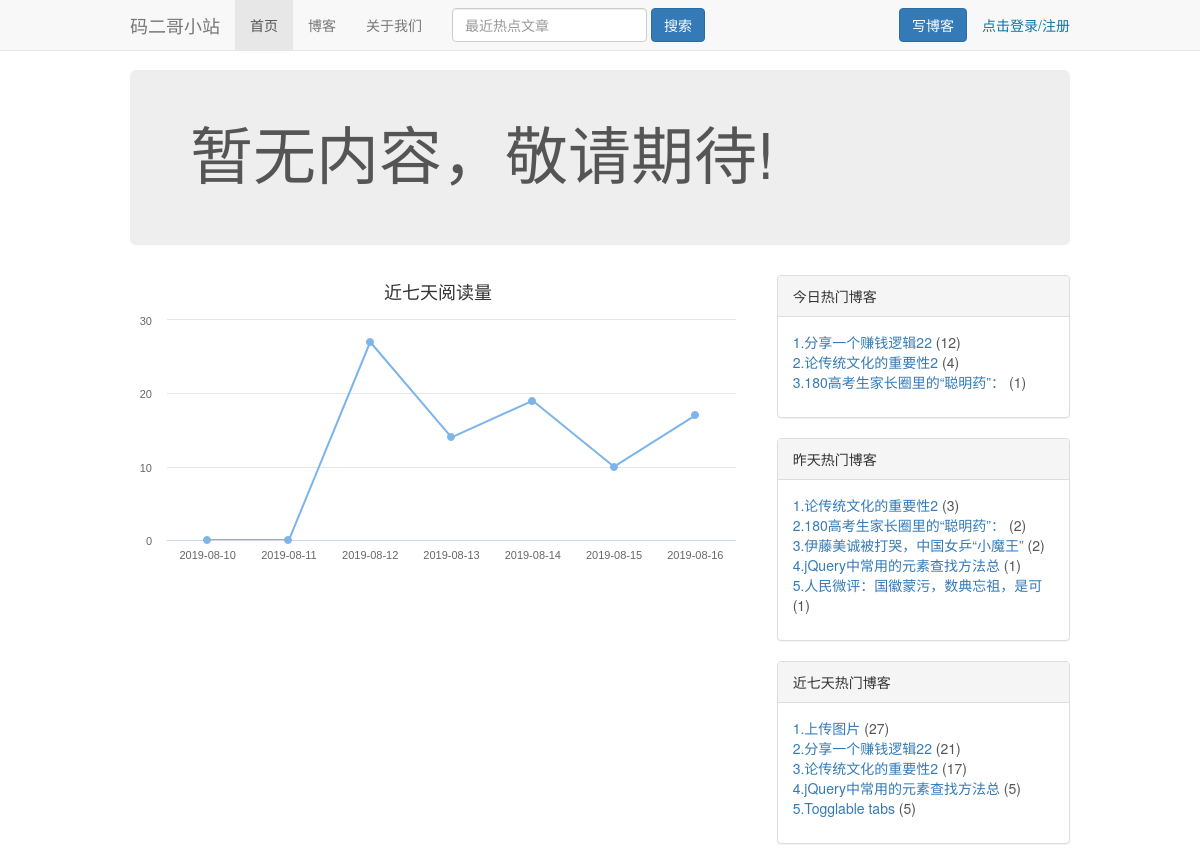
The page / on the database its author committed.
### blog/models.py (models this page shows, shortened)
class Blog(models.Model):
    title = models.CharField(max_length=50, verbose_name='文章标题')
    blog_category = models.ForeignKey(BlogCategory, on_delete=models.DO_NOTHING, verbose_name='文章类型')
    content = RichTextUploadingField(verbose_name='正文')
    author = models.ForeignKey(Profile, related_name='blog_user', on_delete=models.DO_NOTHING, verbose_name='作者')
    create_time = models.DateTimeField(auto_now_add=True, verbose_name='创建时间')
    update_time = models.DateTimeField(auto_now=True)
    is_init = models.BooleanField(verbose_name='是否原创', default=True)
    init_address = models.URLField(verbose_name='原文地址', null=True, blank=True)
    is_replay = models.BooleanField(verbose_name='是否开启留言', default=True)
    aor = GenericRelation(AmountOfReading, related_query_name='blog')
    class Meta:
        verbose_name = "博客信息"
        verbose_name_plural = verbose_name
        ordering = ['-create_time']

### myblog/views.py (the view)
# urls.py: path('', index, name='index'),
def index(request):
    reading_data = []
    reading_date = []
    today = timezone.now().date()
    for i in range(6, -1, -1):
        date =today - datetime.timedelta(days=i)
        reading_date.append(date.strftime('%Y-%m-%d'))
        content_type = ContentType.objects.get_for_model(Blog)
        obj_res = AmountOfReading.objects.filter(reading_date=date, content_type=content_type).aggregate(sum_num=Sum('read_num'))
        reading_data.append(obj_res['sum_num'] or 0)
    todays = get_oneday_hot_blogs(today, 'today')
    yesterday = get_oneday_hot_blogs(today - datetime.timedelta(days=1), 'yesterday')
    seven_days = get_somedays_later_hot_blogs(today-datetime.timedelta(days=6), 'sevenday')
    return render(request, 'index.html', {'reading_data': reading_data, 'reading_date': reading_date, 'today': todays, 'yesterday': yesterday, 'seven_days': seven_days})

### blog/utils.py (called while the page is built)
def get_oneday_hot_blogs(date, cache_name):
    if cache.get(cache_name) is None:
        content_type = ContentType.objects.get_for_model(Blog)
        obj_res = Blog.objects.filter(aor__reading_date=date, aor__content_type=content_type).values('id','title', 'aor__read_num') \
                                                                .order_by('-aor__read_num')[:5]
        cache.set(cache_name, obj_res, 60)
    else:
        obj_res = cache.get(cache_name)
    return obj_res

def get_somedays_later_hot_blogs(date, cache_name):
    if cache.get(cache_name) is None:
        content_type = ContentType.objects.get_for_model(Blog)
        obj_res = Blog.objects.filter(aor__reading_date__gte=date, aor__content_type=content_type) \
                      .values('aor__object_id', 'title') \
                      .annotate(read_sum=Sum('aor__read_num')).order_by('-read_sum')[:5]
        cache.set(cache_name, obj_res, 1)
    else:
        obj_res = cache.get(cache_name)
    return obj_res

### templates/index.html (shortened to what this page needs)
{% extends 'base.html' %}
{% load staticfiles %}
{% block content %}
      <div class="jumbotron">
        <h1>暂无内容，敬请期待!</h1>
      </div>
    <div class="row">
        <div class="col-sm-8 blog-main">
             <div id="cont" style="max-width:800px;height:300px" class="center-block"></div>
        </div>
        <div class="col-sm-4 blog-sidebar">
            <div class="panel panel-default">
              <div class="panel-heading">今日热门博客</div>
              <div class="panel-body">
                <ol class="list-unstyled">
                {% for i in today %}
                    <li><a href="{% url 'blog_detail' i.id %}">{{ forloop.counter }}.{{ i.title|truncatechars:17 }}</a> ({{ i.aor__read_num }})</li>
                    {% empty %}
                    暂无博客
                {% endfor %}
                </ol>
              </div>
            </div>
            <div class="panel panel-default">
              <div class="panel-heading">昨天热门博客</div>
              <div class="panel-body">
                <ol class="list-unstyled">
                {% for i in yesterday %}
                    <li><a href="{% url 'blog_detail' i.id %}">{{ forloop.counter }}.{{ i.title|truncatechars:17 }}</a> ({{ i.aor__read_num }})</li>
                    {% empty %}
                    暂无博客
                {% endfor %}
                </ol>
              </div>
            </div>
            <div class="panel panel-default">
              <div class="panel-heading">近七天热门博客</div>
              <div class="panel-body">
                <ol class="list-unstyled">
                {% for i in seven_days %}
                    <li><a href="{% url 'blog_detail' i.aor__object_id %}">{{ forloop.counter }}.{{ i.title|truncatechars:17 }}</a> ({{ i.read_sum }})</li>
                {% empty %}
                    暂无博客
                {% endfor %}
                </ol>
              </div>
            </div>
        </div>
    </div>
 {% endblock %}

### templates/base.html (shortened to what this page needs)
{% load staticfiles %}
{% load notifications_tags %}
{% notifications_unread as unread_count %}
<!DOCTYPE html>
<html lang="zh-CN">
  <head>
    <link href="{% static 'bootstrap-3.3.7/css/bootstrap.min.css' %}" rel="stylesheet">
    <link href="{% static 'css/blog.css' %}" rel="stylesheet">
  </head>
  <body>
    <nav class="navbar navbar-default navbar-fixed-top">
      <div class="container">
        <div class="navbar-header">
          <a class="navbar-brand" href="{% url 'index' %}">码二哥小站</a>
        </div>
        <div id="navbar" class="navbar-collapse collapse">
          <ul class="nav navbar-nav">
              {% block active %}
            <li class="active"><a href="/">首页</a></li>
            <li><a href="{% url 'blog' %}">博客</a></li>
            <li><a href="{% url 'aboutus' %}">关于我们</a></li>
              {% endblock %}
          </ul>
         <form class="navbar-form navbar-left" method="get" action="{% url 'search' %}">
            <div class="form-group">
              <input name="keyword" type="text" class="form-control" placeholder="最近热点文章">
            </div>
            <input type="submit" class="btn btn-primary" value="搜索"/>
          </form>
        {% if request.user.is_authenticated %}
          <ul class="nav navbar-nav navbar-right">
            <li class="dropdown">
              <a href="#" class="dropdown-toggle" data-toggle="dropdown" role="button" aria-haspopup="true" aria-expanded="false">你好:{{ request.user.username }}
{% if unread_count %}
                        <svg viewBox="0 0 8 8"
                             width="8px"
                             height="8px"
                             id="my_svg"
                             >
                            <circle cx="4"
                                    cy="4"
                                    r="4"
                                    fill="#ff6b6b"
                                    ></circle>
                        </svg>
{% endif %}
                  <span class="caret" id="user_info" ></span>
              </a>
              <ul class="dropdown-menu">
                <li><a href="{% url 'homepage' request.user.user_profile.id %}">个人主页</a></li>
                <li><a href="{% url 'message' %}">我的消息 <span class="badge live_notify_badge">{{ unread_count }}</span></a></li>
                <li><a href="{% url 'my_favourite' %}">我的收藏</a></li>
                <li><a href="/admin/">后台管理</a></li>
                <li role="separator" class="divider"></li>
                <li class="dropdown-header">用户功能</li>
                <li><a href="{% url 'modify_info' %}">修改个人信息</a></li>
                <li><a href="{% url 'logout' %}">退出</a></li>
              </ul>
            </li>
          </ul>
        {% else %}
          <ul class="nav navbar-nav navbar-right">
            <li><a href="{% url 'login' %}"><span style="color: #0f74a8">点击登录/注册</span></a></li>
          </ul>
        {% endif %}
          <a type="button" class="btn btn-primary navbar-btn pull-right" href="{% url 'generate' %}">
          写博客
         </a>
        </div>
      </div>
    </nav>
    <div class="container">
    {% block content %}{% endblock %}
    </div>
</body>
</html>

### static/css/blog.css (style rules this page uses)
body { color: #555; padding-top: 70px; min-height: 100%; }
h1, .h1, h2, .h2, h3, .h3, h4, .h4, h5, .h5, h6, .h6 { margin-top: 0; font-family: "Helvetica Neue", Helvetica, Arial, sans-serif; font-weight: normal; color: #333; }
@media (min-width: 1200px) { .container { width: 970px; } }
.blog-main { font-size: 18px; line-height: 1.5; }

### rows shown on the page
Blog: title "分享一个赚钱逻辑22", aor__read_num "12", read_sum "21"
Blog: title "论传统文化的重要性2", aor__read_num "4", aor__read_num "3"
Blog: title "180高考生家长圈里的“聪明药”：", aor__read_num "1", aor__read_num "2"
Blog: title "伊藤美诚被打哭，中国女乒“小魔王”", aor__read_num "2"
Blog: title "jQuery中常用的元素查找方法总", aor__read_num "1"
Blog: title "人民微评：国徽蒙污，数典忘祖，是可", aor__read_num "1"

### other values the page prints
{{ i.title|truncatechars:17 }} "上传图片" "论传统文化的重要性2" "jQuery中常用的元素查找方法总" "Togglable tabs"
{{ i.read_sum }} "27" "17" "5" "5"
